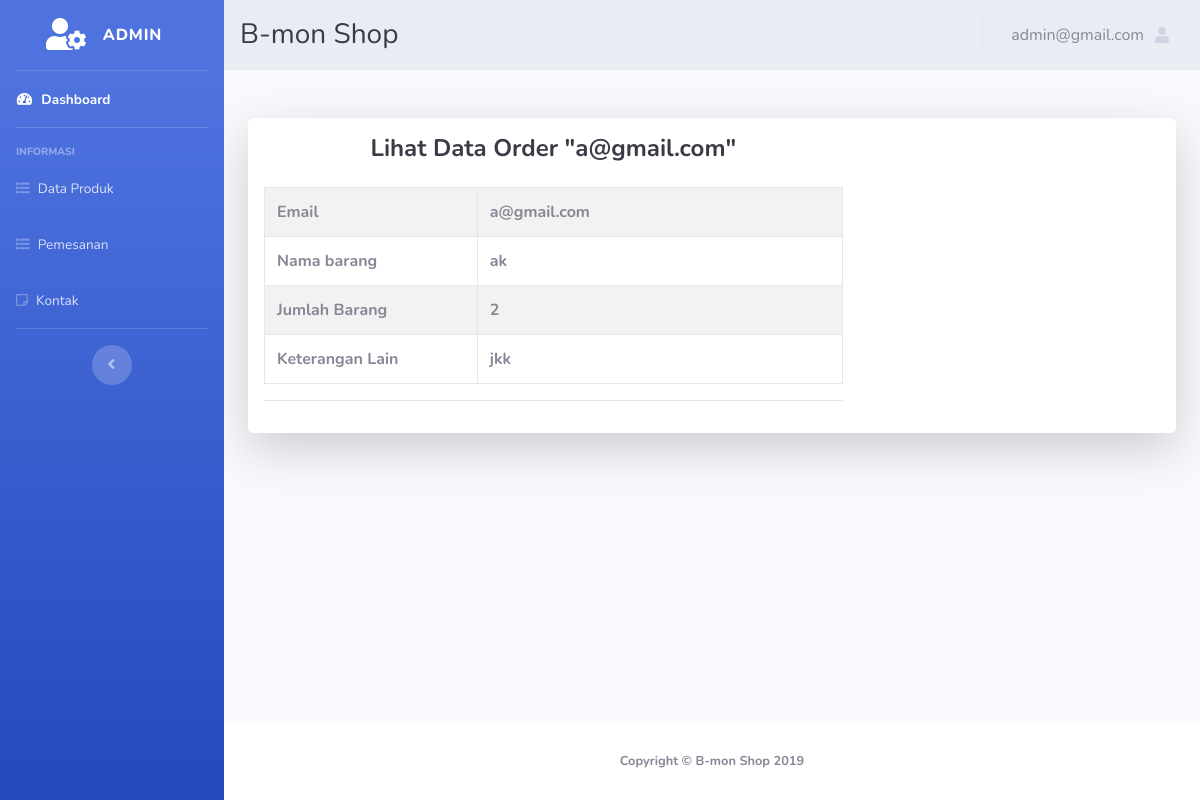
Screenshot of /admin/index.php?halaman=lihatorder&email=a@gmail.com (signed in) with the database file from the repository.
### tables this page shows
CREATE TABLE `pemesanan` (
  `id` int(4) NOT NULL,
  `email` varchar(30) NOT NULL,
  `nama_p` varchar(20) NOT NULL,
  `jumlah_p` int(4) NOT NULL,
  `ket` varchar(100) NOT NULL
);

### admin/lihatorder.php (the view)
<?php
include "koneksi.php";
$sql = $conn->query("SELECT * FROM pemesanan WHERE email='$_GET[email]'");
$d = $sql->fetch_assoc();
?>
<div class="container">
 <div class="card o-hidden border-0 shadow-lg my-5">
   <div class="card-body p-0">
     <div class="row">
       <div class="col-lg-8">
         <div class="p-3">
           <div class="text-center">
             <h1 class="h4 text-gray-900 mb-4"><b>Lihat Data Order "<?php echo $d['email']; ?>"</h1>
             </div>
             <table style="text-align: left;" border='0' class="table table-striped table-bordered table-hover">
                 <tr>
                   <th width="210px">Email</th><td width="360px"><?php echo $d['email']; ?></td>
                 </tr>
                 <tr>
                   <th>Nama barang</th><td><?php echo $d['nama_p']; ?></td>
                 </tr>
                 <tr>
                   <th>Jumlah Barang</th><td><?php echo $d['jumlah_p']; ?></td>
                 </tr>
                 <tr>
                   <th>Keterangan Lain</th><td><?php echo $d['ket']; ?></td>
                 </tr>
               </table>
               <hr>
             </div>
           </div>
         </div>
       </div>
     </div>
   </div>

### rows the page displays
pemesanan: email "a@gmail.com", nama_p "ak", jumlah_p "2", ket "jkk"

### other values shown
$_SESSION['user']['username'] "admin@gmail.com"
